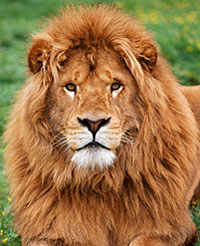
#> input picture Imagens_Hibridas/lion.jpg, 200 x 246 px
$ python filtros.py
#> lines starting #> are read from the running program, lines starting #| are printed output that depends on the picture
from PIL import Image
import numpy, math
I = Image.open('lion.jpg')
#> I is the input picture: PIL image 200x246 RGB; mean R, G, B 158, 119.1, 71.5
I = I.convert('L')
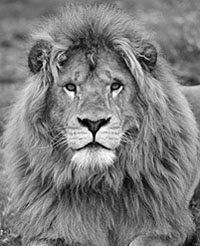
#> I: PIL image 200x246 L; min 0, max 255, mean 125.3
a = numpy.asarray(I)
A = numpy.fft.fft2(a)
A = numpy.fft.fftshift(A)

for u in range(I.size[0]):
  for v in range(I.size[1]):
    u1 = u - I.size[0]/2
    v1 = v - I.size[1]/2
    Duv = math.sqrt(u1*u1 + v1*v1)
    D0 = 200.0
    #ordem do filtro
    n = 2
    Huv = 1.0/((1+D0/(Duv+0.0001))**(2*n))
    A[v][u] = Huv*A[v][u]

Image.fromarray(abs(A)/800).show()
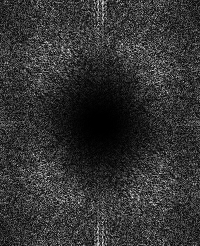
#> shown: PIL image 200x246 F; min 4.82e-22, max 0.0854, mean 0.0172; drawn with min black and max white
A = numpy.fft.fftshift(A)

output = Image.fromarray(numpy.fft.ifft2(A).astype(numpy.uint8))
#> output: PIL image 200x246 L; every value is 0
output.show()

$ run again, with Imagens_Hibridas/07a74eeea9c68f2f940d7eae537d7d42.jpg copied over Imagens_Hibridas/lion.jpg
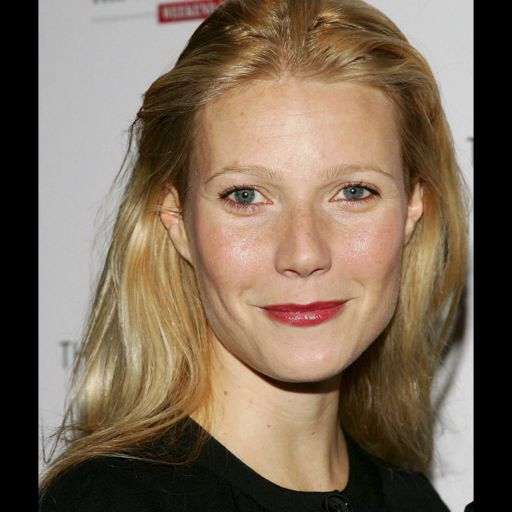
#> input picture Imagens_Hibridas/07a74eeea9c68f2f940d7eae537d7d42.jpg, 512 x 512 px
#> I is the input picture: PIL image 512x512 RGB; mean R, G, B 124.6, 106.7, 88.6
#> `I = I.convert('L')`:
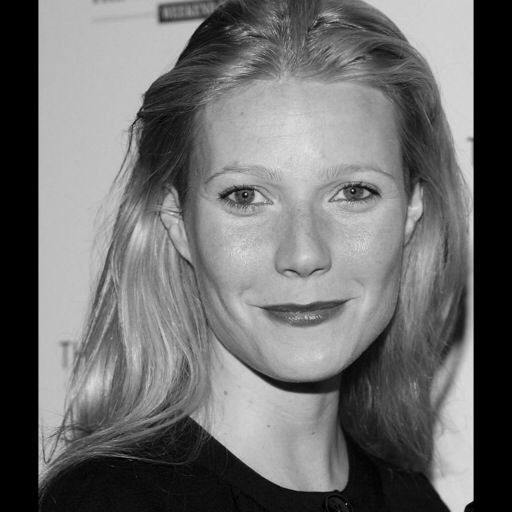
#> I: PIL image 512x512 L; min 0, max 224, mean 110
#> `output = Image.fromarray(numpy.fft.ifft2(A).astype(numpy.uint8))`:
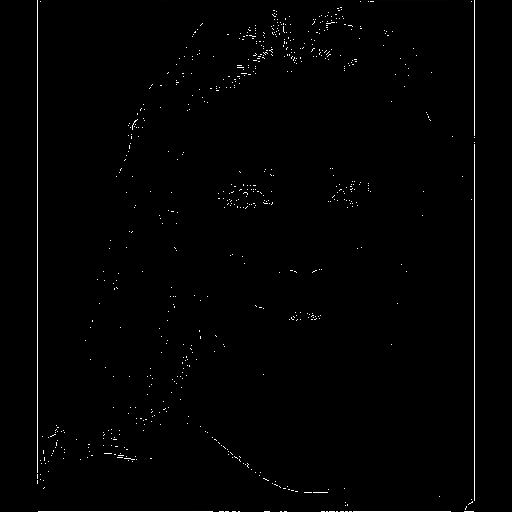
#> output: PIL image 512x512 L; min 0, max 255, mean 2.3

$ run again, with Imagens_Hibridas/2.jpg copied over Imagens_Hibridas/lion.jpg
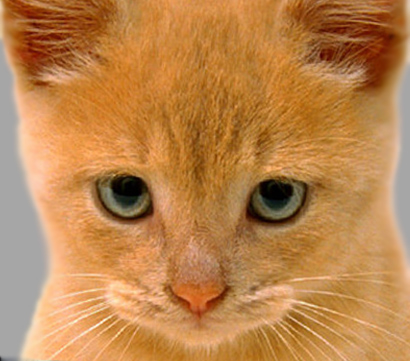
#> input picture Imagens_Hibridas/2.jpg, 410 x 361 px
#> I is the input picture: PIL image 410x361 RGB; mean R, G, B 188.2, 132.5, 77.1
#> `I = I.convert('L')`:
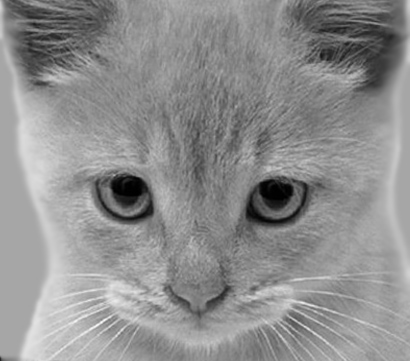
#> I: PIL image 410x361 L; min 0, max 251, mean 142.9
#> `Image.fromarray(abs(A)/800).show()`:
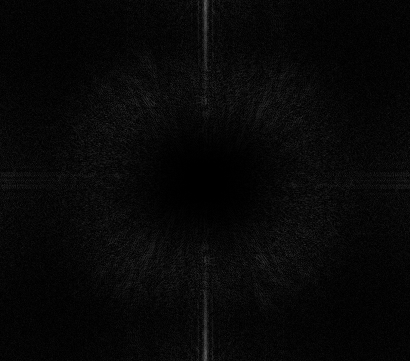
#> shown: PIL image 410x361 F; min 4.38e-08, max 0.371, mean 0.0317
